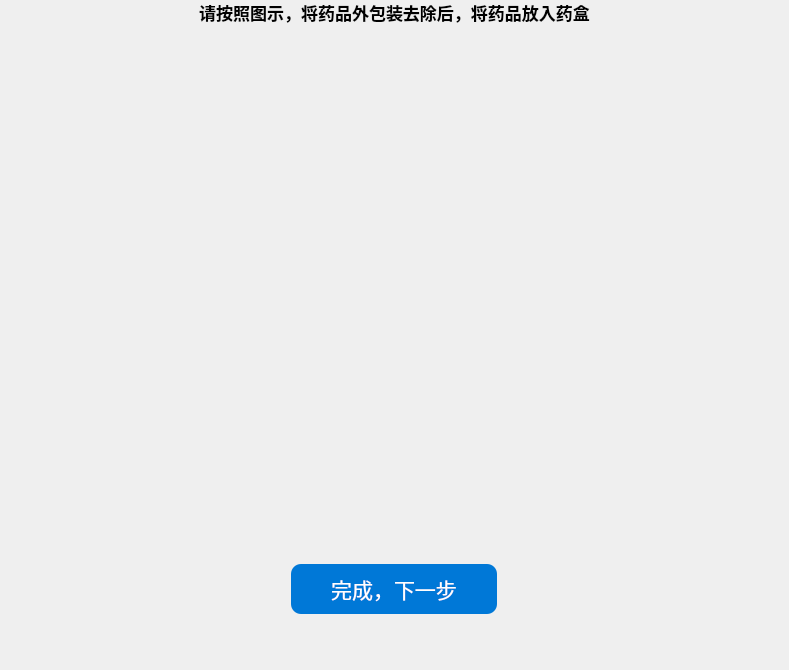
<?xml version="1.0" encoding="UTF-8"?>
<ui version="4.0">
 <class>store_page2</class>
 <widget class="QWidget" name="store_page2">
  <property name="geometry">
   <rect>
    <x>0</x>
    <y>0</y>
    <width>789</width>
    <height>670</height>
   </rect>
  </property>
  <property name="windowTitle">
   <string>Form</string>
  </property>
  <layout class="QVBoxLayout" name="verticalLayout" stretch="1,6,1">
   <property name="spacing">
    <number>0</number>
   </property>
   <property name="leftMargin">
    <number>0</number>
   </property>
   <property name="topMargin">
    <number>0</number>
   </property>
   <property name="rightMargin">
    <number>0</number>
   </property>
   <property name="bottomMargin">
    <number>26</number>
   </property>
   <item>
    <widget class="QWidget" name="widget" native="true">
     <layout class="QHBoxLayout" name="horizontalLayout">
      <property name="spacing">
       <number>0</number>
      </property>
      <property name="leftMargin">
       <number>0</number>
      </property>
      <property name="topMargin">
       <number>0</number>
      </property>
      <property name="rightMargin">
       <number>0</number>
      </property>
      <property name="bottomMargin">
       <number>0</number>
      </property>
      <item>
       <widget class="QLabel" name="label">
        <property name="font">
         <font>
          <family>微软雅黑</family>
          <pointsize>13</pointsize>
          <bold>true</bold>
         </font>
        </property>
        <property name="text">
         <string>请按照图示，将药品外包装去除后，将药品放入药盒</string>
        </property>
        <property name="alignment">
         <set>Qt::AlignHCenter|Qt::AlignTop</set>
        </property>
        <property name="wordWrap">
         <bool>true</bool>
        </property>
       </widget>
      </item>
     </layout>
    </widget>
   </item>
   <item>
    <widget class="QWidget" name="widget_2" native="true">
     <layout class="QHBoxLayout" name="horizontalLayout_2">
      <property name="spacing">
       <number>0</number>
      </property>
      <property name="leftMargin">
       <number>50</number>
      </property>
      <property name="topMargin">
       <number>10</number>
      </property>
      <property name="rightMargin">
       <number>50</number>
      </property>
      <property name="bottomMargin">
       <number>40</number>
      </property>
      <item>
       <widget class="QLabel" name="label_2">
        <property name="text">
         <string/>
        </property>
        <property name="pixmap">
         <pixmap resource="images.qrc">:/images/store_page2.png</pixmap>
        </property>
        <property name="scaledContents">
         <bool>false</bool>
        </property>
        <property name="alignment">
         <set>Qt::AlignCenter</set>
        </property>
       </widget>
      </item>
     </layout>
    </widget>
   </item>
   <item>
    <widget class="QWidget" name="widget_3" native="true">
     <layout class="QHBoxLayout" name="horizontalLayout_3">
      <property name="leftMargin">
       <number>0</number>
      </property>
      <property name="topMargin">
       <number>0</number>
      </property>
      <property name="rightMargin">
       <number>0</number>
      </property>
      <property name="bottomMargin">
       <number>30</number>
      </property>
      <item>
       <widget class="QPushButton" name="next">
        <property name="sizePolicy">
         <sizepolicy hsizetype="Fixed" vsizetype="Preferred">
          <horstretch>0</horstretch>
          <verstretch>0</verstretch>
         </sizepolicy>
        </property>
        <property name="font">
         <font>
          <family>微软雅黑</family>
          <pointsize>16</pointsize>
         </font>
        </property>
        <property name="styleSheet">
         <string notr="true">QPushButton {
    background-color: #0078d7;
    color: white;
    border-radius: 10px;
    border: none;
    padding: 8px 40px;
}

QPushButton:hover {
    background-color: #106ebe;
}

QPushButton:pressed {
    background-color: #005a9e;
}</string>
        </property>
        <property name="text">
         <string>完成，下一步</string>
        </property>
       </widget>
      </item>
     </layout>
    </widget>
   </item>
  </layout>
 </widget>
 <resources>
  <include location="images.qrc"/>
 </resources>
 <connections/>
</ui>
